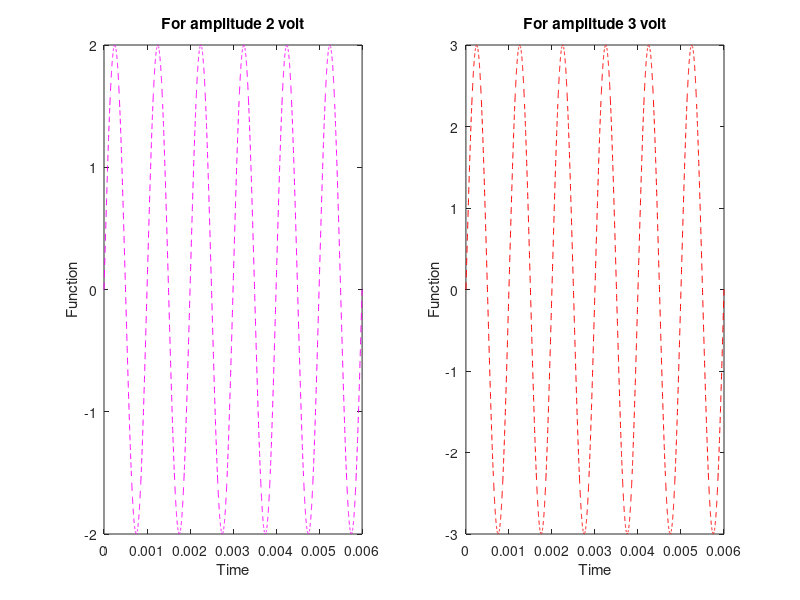

Reproduce this figure in MATLAB. (Note: this script raises an error after producing the figure.)
% Script File:Assignment7.m
% purpose:To plot two graphs with the given amplitude
% Record Of Revision
% Date              Programmer         Description of Change
% ------------------------------------------------------------
% ------------------------------------------------------------
%  19/08/16       Abhsihek Agrawal(1541012558)        original Code
% Define Variables
% 
% 
clc;
clear all;
close all;

f=1000;
t=[0:0.001:6]/1000;
f1=2*sin(2*pi*f*t);
f2=3*sin(2*pi*f*t);
subplot(1,2,1);
plot(t,f1,'m--','linewidth',0.5);
xlabel('Time');
ylabel('Function');
title('For amplitude 2 volt');
subplot(1,2,2);
plot(t,f2,'r--','linewidth',0.5);
xlabel('Time');
ylabel('Function');
title('For amplitude 3 volt');
gtext('1541012558');
gtext('1541012558');
